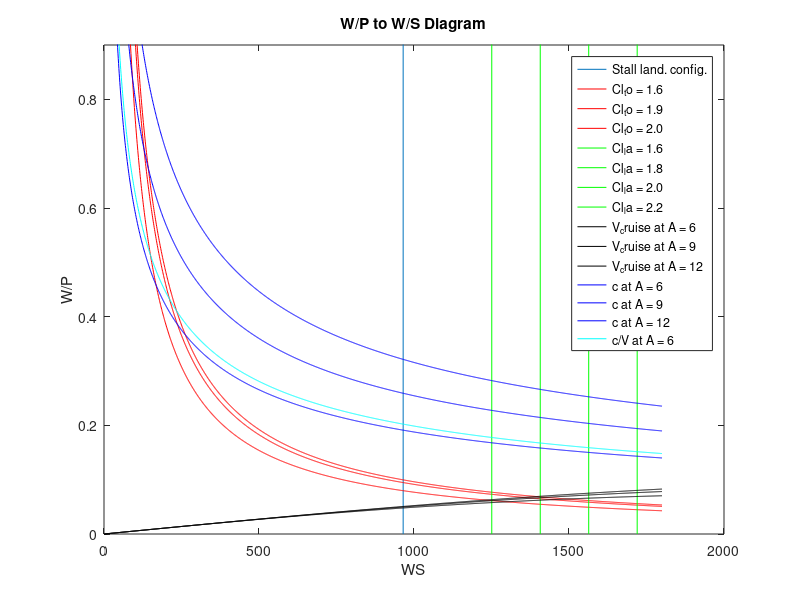

MATLAB code for this plot:
rho = 1.225;

% Assumptions :
%               - Single engine piston props
%               - Cl assumptions

Cl_max_clean = (1.3 + 1.9)/2;   % Slide 11
Cl_max_TO = (1.3 + 1.9)/2;  % Slide 11
Cl_max_LA = (1.6 + 2.3)/2;  % Slide 11

% Determine Drag polar
% determine delta cd and oswald factor in different configurations

dCd0_to_flaps = 0.015;    % slide 13
de_to_flaps = 0.05;       % slide 13
dCd0_LA_flaps = 0.065;    % slide 13
de_LA_flaps = 0.1;        % slide 13
dC0_undercarriage = 0.02; % slide 13
de_undercarriage = 0;     % slide 13

% drag coefficients (propeller)
cd0_clean = 0.0280;  % slide 15
e_clean = 0.78;

cd0_to_lg_down = 0.0380;
e_to_lg_down = 0.83;
Cl_max_lg_down = 2.0;

cd0_la_lg_down = 0.0730;
e_la_lg_down = 0.88;
Cl_max_lg_down = 2.4;


% sizing for stall
V_stall = 31.38; % m/s assumed from slide 18        CHECK FAA regualtion!!!
WS_stall = 0.5*rho*V_stall*V_stall*Cl_max_clean  % N/mˆ2
plot([WS_stall, WS_stall], [0, 2])
hold on

%% Sizing for Take-Off
% Cl taken 1.6, 1.9, 2.0

cl_to = [1.6, 1.9, 2.0]/1.21;  
s_to = 700; % m Assumed from slide 41 CHECK HOW TO DO IT CORRECTLY!!!!

%top = [0.0577, 8,6726, -700];
%roots(top)
top = 58.18; % assumed from slide 41 CHANGE LATER!!!!

sigma = 1; % rho/rho0 slide 27 . Assume from Sizing mission - sea level
WS_x = [1:1:1800];


for i = cl_to
    PW_TO = top./WS_x*i*sigma;  % slide 36
    ylim([0, 1.5])
    plot(PW_TO, "red")
end
%V_to = 1.1*V_stall

%% Sizing for landing
% Cl considered 1.6, 1.8, 2.0, 2.2
V_land = 33.4; % m/s assumed from website TO BE REVISITED!!!!
s_land = 0.5915*V_land.^2; % assumed slide 52!!!!


f = 0.874 % based on group 2 weight estimation
Cl_land = [1.6, 1.8, 2.0, 2.2]

for i = Cl_land
    WS_land = i*rho*s_land/(0.5915)/(2*f);
    plot([WS_land, WS_land], [0, 2], "green")
end


%% Cruise Speed Sizing
h = 2000; % m Assumed TO BE REVISITED !!!!
lambda = 0.0065; 
T_0 = 288.15; 
g = 9.81;
R = 287.1;
P0=101.325*10^3;
T = T_0 - lambda * h;
P = P0 * (T / T_0)^(g / (lambda * R));
rho_isa = P / (R * T)

power_setting = 0.9; % assumed slide 66 OUR DECISION/REGULATION!!! check!!!
per_mtow = 1; % as asked in sizing mission
A = [6, 9, 12]; % copied from slides 67 OUR DECISION I GUESS


V_cruise = 92.5; % taken form slides TO BE ESTIMATED FROM STATS ANALYSIS
eta_p = 0.8; % Assumed absolutely no check has been done TO BE REVISITED

for i = A

    WPto = power_setting./per_mtow.*eta_p.*(rho_isa./rho).^(3/4)*...
        ((cd0_clean.*0.5.*rho_isa.*V_cruise.^(3)./(per_mtow.*WS_x) + ...
        per_mtow.*WS_x./(pi.*i.*e_clean.*0.5.*rho_isa.*V_cruise)).^(-1));
    ylim([0, 0.9])
    plot(WPto, "black")
end


%% Sizing for climb rate performance
% [A] considered 6,9,12 from slides

c = 5; % As from slide 78 TO BE CHANGED RECORDING TO REQUIREMENTS
eta_p = 0.8; % As from slide 78

for i = A

    WP_climb = eta_p./(sqrt(WS_x).*sqrt(2./rho_isa)./(1.345.*(i.*e_clean).^(0.75)./(cd0_clean.^(1./4))));
    plot(WP_climb, "blue")
end


%% Sizing for climb gradient
%%%%% Not completely finished !!! Only the formula is put in. Additional
%%%%% line for changing Cl with changing A should be added!!!1

% A considered : 6, 9 , 12 
grad = 0.083; % taken from slide 93 TO BE CHECKED AGAIN WITH REGULATIONS!

cd = 0.05; % random should be calculated with drag polar!!!!!


WP_grad = eta_p./(sqrt(WS_x).*(grad+cd./Cl_max_clean).*sqrt(2./(rho_isa.*Cl_max_clean)));
plot(WP_grad, "cyan")
xlabel("WS")
ylabel("W/P")


legend({'Stall land. config.','Cl_to = 1.6','Cl_to = 1.9','Cl_to = 2.0'...
    ,'Cl_la = 1.6','Cl_la = 1.8','Cl_la = 2.0','Cl_la = 2.2'...
    ,'V_cruise at A = 6','V_cruise at A = 9','V_cruise at A = 12'...
    ,'c at A = 6','c at A = 9','c at A = 12'...
    ,'c/V at A = 6'},'Location','northeast')
title("W/P to W/S Diagram")

